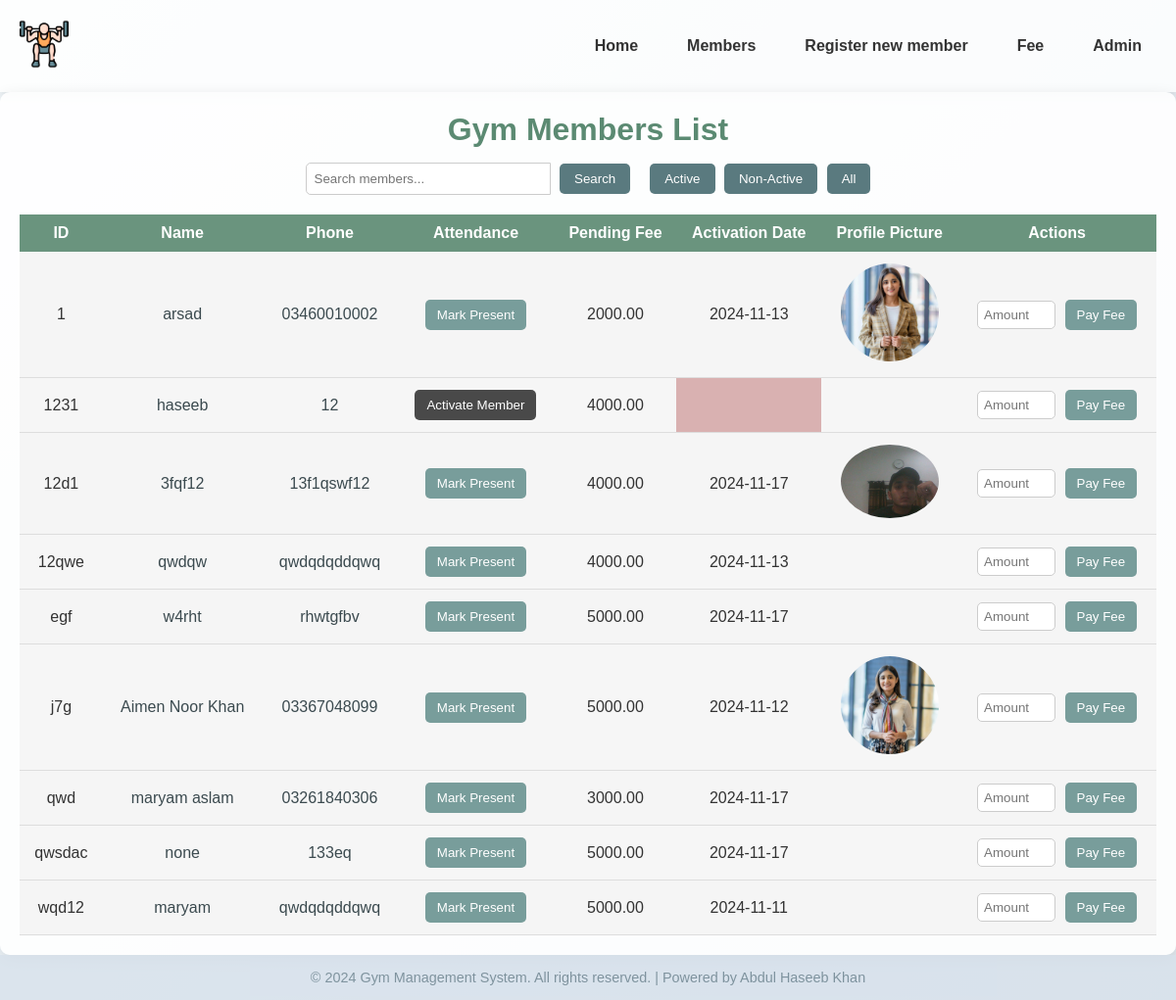
Page /totalmembers/ on the committed database.
### core/models.py (models this page shows, shortened)
class GymMember(models.Model):
    name = models.CharField(max_length=50)
    fname = models.CharField(max_length=50, null=True, blank=True)
    phone_number = models.CharField(max_length=15, blank=True, null=True)
    date_of_birth = models.DateField(null=True, blank=True)
    gender = models.CharField(max_length=10, choices=[('Male', 'Male'), ('Female', 'Female'), ('Other', 'Other')])
    profile_picture = models.ImageField(upload_to='profile_pics/', blank=True, null=True)
    membership_id = models.CharField(max_length=20, unique=True)
    membership_type = models.CharField(max_length=50, choices=[
        ('single time', 'single time'),
        ('single time with electric machine', 'single time with electric machine'),
        ('double time', 'double time'),
        ('double time with electric machine', 'double time with electric machine')
    ])
    active_status = models.BooleanField(default=True)
    activation_date = models.DateField(null=True, blank=True)  # Editable activation date
    weight = models.DecimalField(max_digits=5, decimal_places=2, null=True, blank=True)
    height = models.DecimalField(max_digits=5, decimal_places=2, null=True, blank=True)
    bmi = models.DecimalField(max_digits=4, decimal_places=2, null=True, blank=True)
    fitness_goal = models.CharField(max_length=100, blank=True, null=True)
    address = models.TextField(blank=True, null=True)
    emergency_contact_relation = models.CharField(max_length=50, blank=True, null=True)
    joined_date = models.DateField(auto_now_add=True)
    last_visit_date = models.DateField(null=True, blank=True)
    additional_notes = models.TextField(blank=True, null=True)
    @property
    def attendance_today(self):
        today = timezone.now().date()
        return Attendance.objects.filter(member=self, check_in_time__date=today).exists()
    @property
    def pending_fee(self):
        payments_made = Payment.objects.filter(member=self).aggregate(total=models.Sum('amount'))['total'] or Decimal('0')
        return self.total_membership_cost() - payments_made
    def total_membership_cost(self):
        cost = {
            'single time': 2000,
            'single time with electric machine': 3000,
            'double time': 4000,
            'double time with electric machine': 5000
        }
        return cost.get(self.membership_type, 0)

### core/views.py (the view)
# urls.py: path('totalmembers/', member_list, name="member_list"),  # Add trailing slash
def member_list(request):
    active_status = request.GET.get('active', 'all')
    search_query = request.GET.get('search', '')
    members = GymMember.objects.all()
    if active_status == "True":
        members = members.filter(active_status=True)
    elif active_status == "False":
        members = members.filter(active_status=False)
    if search_query:
        members = members.filter(
            Q(name__icontains=search_query) |
            Q(phone_number__icontains=search_query) |
            Q(membership_id__icontains=search_query)
        )
    members = members.order_by('membership_id', 'name')
    now = timezone.localdate()  # Use localdate() for just the date
    return render(request, 'totalmembers.html', {
        'members': members,
        'active_status': active_status,
        'search_query': search_query,
        'now': now,  # Pass only the date, no time
    })

### core/templatetags/custom_filters.py (called while the page is built)
@register.filter
def to_int(value):
    try:
        return int(value)
    except (ValueError, TypeError):
        return 0  # Return 0 if the value can't be converted

### templates/totalmembers.html (shortened to what this page needs)
{% extends "base.html" %}
{% load static %}
{% load tz %}
{% load custom_filters %}
{% block main %}
<div class="member-container">
    <h2 class="member-title">Gym Members List</h2>
    <div class="filter-container">
        <div class="search-container">
            <form method="get" action="{% url 'member_list' %}">
                <input type="text" id="search-input" name="search" placeholder="Search members..." value="{{ search_query }}">
                <button type="submit" class="search-btn">Search</button>
            </form>
        </div>
        <form method="get" action="{% url 'member_list' %}" class="status-toggle-form">
            <button type="submit" name="active" value="True" class="toggle-status-btn">Active</button>
            <button type="submit" name="active" value="False" class="toggle-status-btn">Non-Active</button>
            <button type="submit" name="active" value="all" class="toggle-status-btn">All</button>
        </form>
    </div>
    <table class="member-table">
        <thead>
            <tr>
                <th>ID</th>
                <th>Name</th>
                <th>Phone</th>
                <th>Attendance</th>
                <th>Pending Fee</th>
                <th>Activation Date</th>
                <th>Profile Picture</th>
                <th>Actions</th>
            </tr>
        </thead>
        <tbody>
            {% for member in members %}
            <tr>
                <td>{{ member.membership_id }}</td>
                <td><a href="{% url 'member_detail' member.id %}" class="member-link">{{ member.name }}</a></td>
                <td>
                    <a href="tel:{{ member.phone_number }}" class="member-link">{{ member.phone_number }}</a>
                </td>
                <td>
                    {% if member.active_status %}
                        {% if member.attendance_today %}
                            <span class="status-present">Present</span>
                        {% else %}
                            <form method="post" action="{% url 'mark_attendance' member.id %}">
                                <button type="submit" class="btn-action">Mark Present</button>
                            </form>
                        {% endif %}
                    {% else %}
                        <form method="post" action="{% url 'activate_member' member.id %}">
                            <button type="submit" class="btn-action active">Activate Member</button>
                        </form>
                    {% endif %}
                </td>
                <td>{{ member.pending_fee|floatformat:2 }}</td>
                <td class="{% if member.activation_date|date:'d'|to_int <= now|date:'d'|to_int and member.pending_fee != 0 %}past-due{% endif %}">
                    {{ member.activation_date|date:"Y-m-d" }}
                </td>
                <td>
                    <div class="profile-picture-container">
                        {% if member.profile_picture %}
                            <img src="{{ member.profile_picture.url }}" alt="Profile Picture" class="profile-picture">
                        {% else %}
                            <p></p>
                        {% endif %}
                    </div>
                </td>
                <td>
                    <form method="post" action="{% url 'pay_fee' member.id %}">
                        <input type="number" name="amount" class="input-amount" placeholder="Amount" required>
                        <button type="submit" class="btn-action">Pay Fee</button>
                    </form>
                </td>
            </tr>
            {% endfor %}
        </tbody>
    </table>
</div>
{% endblock %}

### templates/base.html (shortened to what this page needs)
{% load static %}
<!DOCTYPE html>
<html lang="en">
<head>
    <link rel="stylesheet" href="{% static "css/base.css" %}">
    <link rel="stylesheet" href="{% static "css/index.css" %}">
    <link rel="stylesheet" href="{% static "css/total.css" %}">
    <link rel="stylesheet" href="{% static "css/form.css" %}">
    <link rel="stylesheet" href="{% static "css/fee.css" %}">
</head>
<body>
    <header>
        <nav class="navbar">
            <div class="logo">
                <img src="{% static "images/logo.png" %}" alt="Gym Logo">
            </div>
            <ul class="nav-links">
                <li><a href="/">Home</a></li>
                <li><a href="/totalmembers">Members</a></li>
                <li><a href="{% url 'register_member' %}">Register new member</a></li>
                <li><a href="{% url 'fee' %}">Fee</a></li>
                <li><a href="/admin" target="_blank">Admin</a></li>
            </ul>
        </nav>
    </header>
    {% block main %}{% endblock  %}
    <footer class="footer">
        <p>&copy; 2024 Gym Management System. All rights reserved. | Powered by Abdul Haseeb Khan</p>
    </footer>
</body>
</html>

### static/css/base.css (style rules this page uses)
*, *::before, *::after { margin: 0; padding: 0; box-sizing: border-box; }
body { font-family: Arial, sans-serif; color: #333; display: flex; flex-direction: column; min-height: 100vh; background: linear-gradient(-45deg, #f0f2f5, #e6eff7, #d4e0ed); background-size: 300% 300%; animation: gradientBackground 15s ease infinite; }
.navbar { display: flex; justify-content: space-between; align-items: center; padding: 20px; background: rgba(255, 255, 255, 0.8); box-shadow: 0 4px 10px rgba(0, 0, 0, 0.1); }
.logo img { height: 50px; }
.nav-links { list-style: none; display: flex; gap: 20px; }
.nav-links a { color: #333; text-decoration: none; font-weight: bold; padding: 8px 15px; border-radius: 5px; transition: background-color 0.3s ease; }
.footer { padding: 15px 20px; text-align: center; background: rgba(255, 255, 255, 0.8); font-size: 0.9em; color: #555; }
.footer p { opacity: 0.8; transition: opacity 0.3s ease; }

### static/css/index.css (style rules this page uses)
*, *::before, *::after { margin: 0; padding: 0; box-sizing: border-box; }
body { font-family: Arial, sans-serif; color: #333; background: linear-gradient(-45deg, #d7e1ec, #f3f6fa, #cfd9e2, #e1e8f0); background-size: 300% 300%; animation: gradientBackground 10s ease infinite; }
.footer { padding: 15px 20px; text-align: center; background: #d7e1ec; font-size: 0.9em; color: #4a6572; opacity: 0.8; transition: opacity 0.3s ease; }

### static/css/total.css (style rules this page uses)
*, *::before, *::after { margin: 0; padding: 0; box-sizing: border-box; }
body { font-family: Arial, sans-serif; color: #333; background: linear-gradient(-45deg, #f0f4f9, #e8eff4, #dfe7ed, #f5fafd); background-size: 300% 300%; animation: gradientBackground 10s ease infinite; }
.member-container { width: 100%; padding: 20px; background: rgba(255, 255, 255, 0.9); border-radius: 10px; box-shadow: 0 4px 15px rgba(0, 0, 0, 0.1); text-align: center; }
.member-title { font-size: 2em; color: #5b8a72; margin-bottom: 15px; }
.filter-container { display: flex; justify-content: center; align-items: center; margin-bottom: 20px; flex-wrap: wrap; }
.search-container { display: flex; justify-content: center; margin-bottom: 0; margin-right: 15px; }
#search-input { padding: 8px; border-radius: 5px 0 0 5px; border: 1px solid #ccc; outline: none; width: 250px; }
.search-btn, .toggle-status-btn { padding: 8px 15px; background-color: #5a7a7f; color: #fff; border: none; border-radius: 5px; cursor: pointer; transition: background-color 0.3s ease; margin-left: 5px; }
.member-table { width: 100%; margin-top: 20px; border-collapse: collapse; overflow: hidden; background-color: rgba(245, 245, 245, 0.9); }
.member-table thead th { background-color: rgba(91, 138, 114, 0.9); color: #fff; padding: 10px; }
.member-table tbody td { padding: 12px; text-align: center; color: #333; border-bottom: 1px solid #ddd; animation: slideInRow 0.5s ease-in-out; }
.member-table tbody tr:nth-child(odd) { background-color: rgba(245, 245, 245, 0.8); }
.member-link { color: #3b4a4f; text-decoration: none; }
.btn-action { background-color: #789d9b; color: #fff; border: none; border-radius: 5px; padding: 8px 12px; cursor: pointer; transition: background-color 0.3s ease; }
.active { background-color: rgba(0, 0, 0, 0.7); }
.input-amount { width: 80px; padding: 6px; margin-right: 5px; border: 1px solid #ccc; border-radius: 5px; }
.member-table .past-due { background-color: rgba(179, 89, 89, 0.441); color: rgb(0, 0, 0); }
.profile-picture-container { text-align: center; }
.profile-picture { max-width: 100px; max-height: 100px; object-fit: cover; border-radius: 50%; }

### static/css/form.css (style rules this page uses)
*, *::before, *::after { margin: 0; padding: 0; box-sizing: border-box; }
body { font-family: Arial, sans-serif; color: #333; background: linear-gradient(-45deg, #f0f4f9, #e8eff4, #dfe7ed, #f5fafd); background-size: 300% 300%; animation: gradientBackground 10s ease infinite; }

### static/css/fee.css (style rules this page uses)
body { font-family: 'Arial', sans-serif; margin: 0; padding: 0; background-color: #f7f9f8; color: #333; }

### rows in the picture
GymMember: membership_id "1", name "arsad", phone_number "03460010002", active_status "Mark Present", pending_fee "2000.00", activation_date "2024-11-13", profile_picture (picture)
GymMember: membership_id "1231", name "haseeb", phone_number "12", active_status "Activate Member", pending_fee "4000.00"
GymMember: membership_id "12d1", name "3fqf12", phone_number "13f1qswf12", active_status "Mark Present", pending_fee "4000.00", activation_date "2024-11-17", profile_picture (picture)
GymMember: membership_id "12qwe", name "qwdqw", phone_number "qwdqdqddqwq", active_status "Mark Present", pending_fee "4000.00", activation_date "2024-11-13"
GymMember: membership_id "egf", name "w4rht", phone_number "rhwtgfbv", active_status "Mark Present", pending_fee "5000.00", activation_date "2024-11-17"
GymMember: membership_id "j7g", name "Aimen Noor Khan", phone_number "03367048099", active_status "Mark Present", pending_fee "5000.00", activation_date "2024-11-12", profile_picture (picture)
GymMember: membership_id "qwd", name "maryam aslam", phone_number "03261840306", active_status "Mark Present", pending_fee "3000.00", activation_date "2024-11-17"
GymMember: membership_id "qwsdac", name "none", phone_number "133eq", active_status "Mark Present", pending_fee "5000.00", activation_date "2024-11-17"
GymMember: membership_id "wqd12", name "maryam", phone_number "qwdqdqddqwq", active_status "Mark Present", pending_fee "5000.00", activation_date "2024-11-11"
